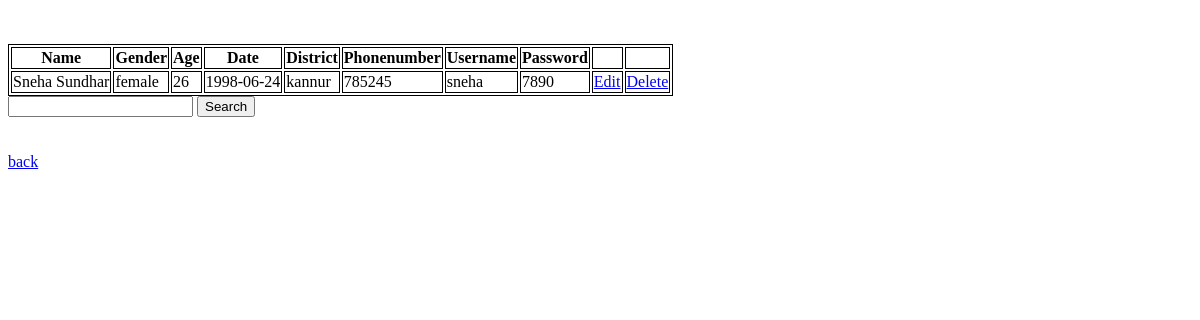
/show1, run on an earlier commit of the app's database.
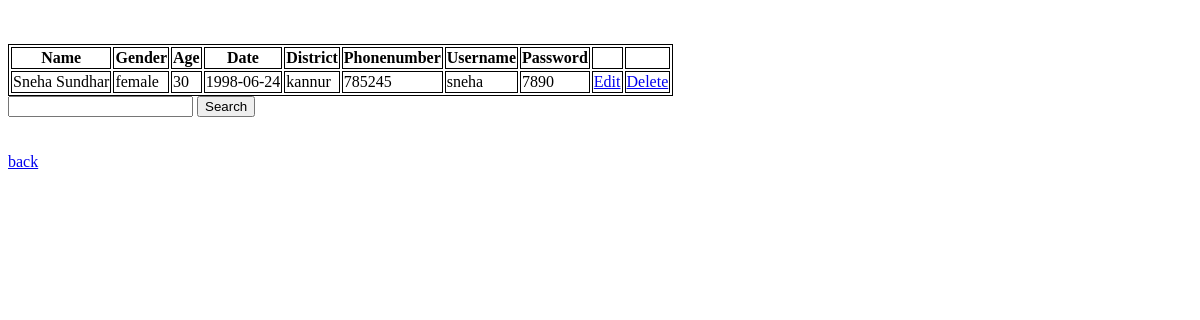
And on a later commit of the database.
### app/models.py (models this page shows, shortened)
class Class(models.Model):
    Name =models.CharField(max_length=100,null=True,blank=True)
    Gender=models.CharField(max_length=100,null=True,blank=True)
    Age =models.IntegerField(null=True,blank=True)
    Date=models.CharField(max_length=100,null=True,blank=True)
    District=models.CharField(max_length=100,null=True,blank=True)
    Phone =models.IntegerField(null=True,blank=True)
    Username=models.CharField(max_length=100,null=True,blank=True)
    Password =models.IntegerField(null=True,blank=True)

### app/views.py (the view)
# urls.py: path('show1',views.show1),
def show1(request):
      data=Class.objects.all()
      return render(request,'show1.html',{'data2':data})

### templates/show1.html (shortened to what this page needs)
<!DOCTYPE html>
<html lang="en">
<head>
</head>
<body>
   <br><br>
   <table>
    <tr>
        <th>Name</th>
        <th>Gender</th>
        <th>Age</th>
        <th>Date</th>
        <th>District</th>
        <th>Phonenumber</th>
        <th>Username</th>
        <th>Password</th>
        <th></th>
        <th></th>
    </tr>
    {% for i in data2 %}
    <tr>
        <td>{{i.Name}}</td>
        <td>{{i.Gender}}</td>
        <td>{{i.Age}}</td>
        <td>{{i.Date}}</td>
        <td>{{i.District}}</td>
        <td>{{i.Phone}}</td>
        <td>{{i.Username}}</td>
        <td>{{i.Password}}</td>
        <td><a href="{% url 'edit1' id=i.id %}">Edit</a></td>
        <td><a href="{% url 'delete1' id=i.id %}">Delete</a></td>
    </tr>
    {% endfor %}
   </table>
   <form action="search1" method='post'>
    <input type="search"name='search1'required>
    <input type="submit" value="Search">
   </form>
<br><br>
<a href="form1">back</a>
</body>
</html>

What changed in the data, as far as the page shows it:
changed Class "Sneha Sundhar": Age "26" → "30"
